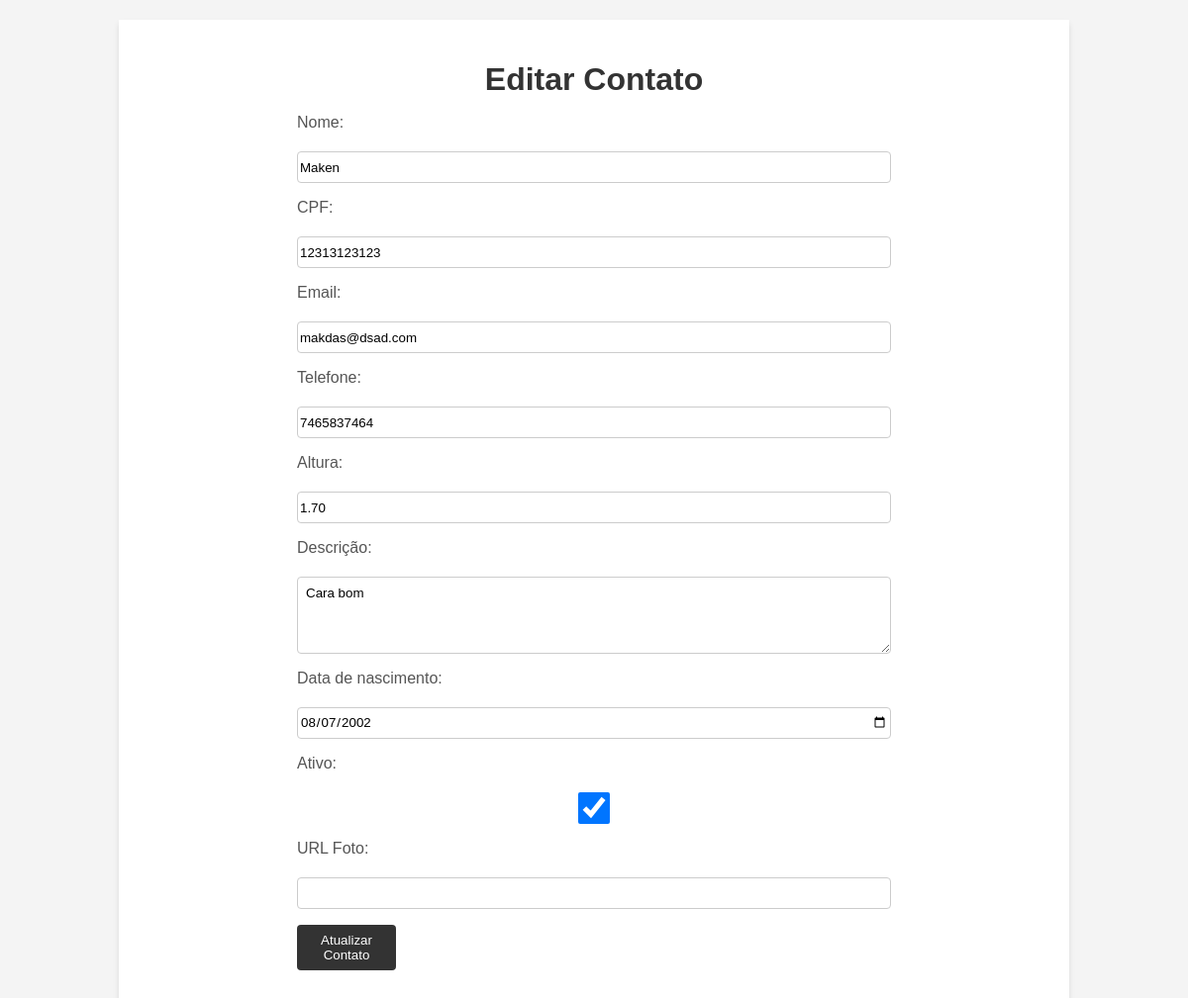
The app's page /contato/1/edit with its own data.
### contatos/models.py (models this page shows, shortened)
class Contatos(models.Model):
    nome = models.CharField(max_length=255)
    cpf = models.CharField(max_length=11)
    email = models.EmailField()
    telefone = models.IntegerField()
    altura = models.DecimalField(max_digits=3, decimal_places=2)
    descricao = models.TextField()
    data_nascimento = models.DateField()
    ativo = models.BooleanField()
    foto_url = models.URLField(default='https://via.placeholder.com/150')
    class Meta:
        verbose_name_plural = 'Contatos'

### contatos/views.py (the view)
# urls.py: path('contato/<int:id>/edit', views.edit, name='edit'),
def edit(request, id):
    contato = Contatos.objects.get(id=id)
    return render(request, 'pages/edit.html', {'contato':contato})

### contatos/templates/pages/edit.html (shortened to what this page needs)
{% load static %}
<!DOCTYPE html>
<html lang="pt-br">
<head>
    <link rel="stylesheet" href="https://cdnjs.cloudflare.com/ajax/libs/font-awesome/6.3.0/css/all.min.css"
 />
    <link rel="stylesheet" href="{% static 'style.css'%}">
</head>
<body>
    <div id="container">
        <h1 id="titulo">Editar Contato</h1>
        {% if contato %}
        <form id="editar-contato-form" action="{% url 'contato' contato.id %}" method="post">
            <label for="nome">Nome:</label>
            <input type="text" id="nome" name="nome" value="{{ contato.nome }}" required>
            <label for="cpf">CPF:</label>
            <input type="text" id="cpf" name="cpf" value="{{ contato.cpf }}" required>
            <label for="email">Email:</label>
            <input type="email" id="email" name="email" value="{{ contato.email }}" required>
            <label for="telefone">Telefone:</label>
            <input type="text" id="telefone" name="telefone" value="{{ contato.telefone }}" required>
            <label for="altura">Altura:</label>
            <input type="number" id="altura" name="altura" step="0.01" value="{{ contato.altura|stringformat:".2f" }}" required>
            <label for="descricao">Descrição:</label>
            <textarea id="descricao" name="descricao" rows="4" cols="50">{{ contato.descricao }}</textarea>
            <label for="data_nascimento">Data de nascimento:</label>
            <input type="date" id="data_nascimento" name="data_nascimento" value="{{ contato.data_nascimento|date:'Y-m-d' }}" required>
            <label for="ativo">Ativo:</label>
            <input type="checkbox" id="ativo" {% if contato.ativo %}checked{% endif %} onchange="updateAtivoValue()">
            <label for="foto">URL Foto:</label>
            <input type="text" id="foto_url" name="foto_url" value="{{ contato.foto }}">
            <button id="submit" type="submit">Atualizar Contato</button>
        </form>
        {% else %}
        <p id="contato-nao-encontrado">Contato não encontrado</p>
        {% endif %}
    </div>
</body>
</html>

### templates/static/style.css (style rules this page uses)
* { margin: 0; padding: 0; box-sizing: border-box; font-family: Verdana, Geneva, Tahoma, sans-serif; text-decoration: none; }
body { background-color: #f4f4f4; }
h1 { text-align: center; margin: 10px 0; }
form { width: 800px; margin: 0 auto; justify-content: center; }
form > input { height: 2rem; padding: 0 2px; }
button { width: 100px; height: 2rem; }
#container { width: 80%; margin: 20px auto; padding: 2rem; background-color: white; box-shadow: 0 4px 6px rgba(0, 0, 0, 0.1); }
#titulo { text-align: center; color: #333; margin-bottom: 1rem; }
form#editar-contato-form { display: flex; flex-direction: column; gap: 1rem; width: 100%; max-width: 600px; }
label { color: #555; margin-bottom: 0.25rem; }
input, textarea { border: 1px solid #ccc; border-radius: 4px; padding: 0.5rem; }
#submit { background-color: #333; color: white; border: none; border-radius: 4px; padding: 0.5rem; cursor: pointer; height: fit-content; }

### records on screen
Contatos: nome "Maken", cpf "12313123123", email "makdas@dsad.com", telefone "7465837464", altura "1.70", descricao "Cara bom", data_nascimento "08/07/2002", ativo "☑"
